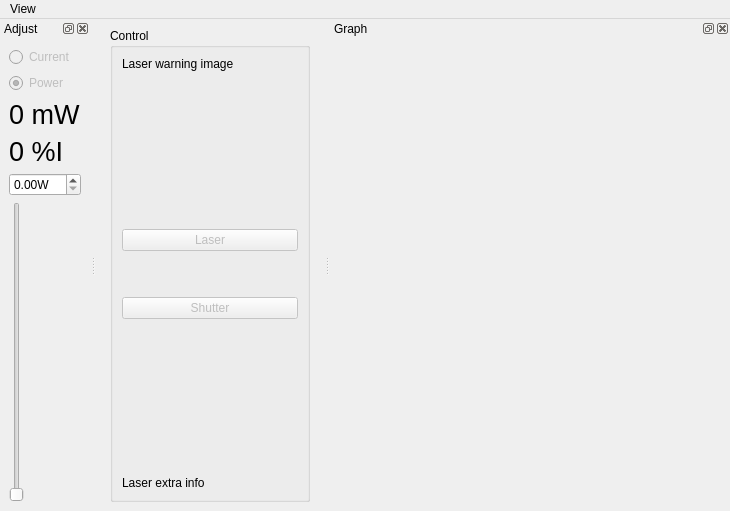
<?xml version="1.0" encoding="UTF-8"?>
<ui version="4.0">
 <class>MainWindow</class>
 <widget class="QMainWindow" name="MainWindow">
  <property name="geometry">
   <rect>
    <x>0</x>
    <y>0</y>
    <width>730</width>
    <height>511</height>
   </rect>
  </property>
  <property name="windowTitle">
   <string>Qudi: Laser</string>
  </property>
  <widget class="QWidget" name="centralwidget">
   <layout class="QGridLayout" name="gridLayout">
    <item row="0" column="0">
     <widget class="QGroupBox" name="groupBox">
      <property name="sizePolicy">
       <sizepolicy hsizetype="Fixed" vsizetype="Preferred">
        <horstretch>0</horstretch>
        <verstretch>0</verstretch>
       </sizepolicy>
      </property>
      <property name="minimumSize">
       <size>
        <width>200</width>
        <height>0</height>
       </size>
      </property>
      <property name="baseSize">
       <size>
        <width>200</width>
        <height>0</height>
       </size>
      </property>
      <property name="title">
       <string>Control</string>
      </property>
      <layout class="QVBoxLayout" name="verticalLayout">
       <item>
        <widget class="QLabel" name="warningLabel">
         <property name="text">
          <string>Laser warning image</string>
         </property>
        </widget>
       </item>
       <item>
        <spacer name="verticalSpacer">
         <property name="orientation">
          <enum>Qt::Vertical</enum>
         </property>
         <property name="sizeType">
          <enum>QSizePolicy::Expanding</enum>
         </property>
         <property name="sizeHint" stdset="0">
          <size>
           <width>20</width>
           <height>30</height>
          </size>
         </property>
        </spacer>
       </item>
       <item>
        <widget class="QPushButton" name="laserButton">
         <property name="enabled">
          <bool>false</bool>
         </property>
         <property name="sizePolicy">
          <sizepolicy hsizetype="Preferred" vsizetype="Fixed">
           <horstretch>0</horstretch>
           <verstretch>0</verstretch>
          </sizepolicy>
         </property>
         <property name="text">
          <string>Laser</string>
         </property>
         <property name="checkable">
          <bool>true</bool>
         </property>
        </widget>
       </item>
       <item>
        <spacer name="verticalSpacer_2">
         <property name="orientation">
          <enum>Qt::Vertical</enum>
         </property>
         <property name="sizeType">
          <enum>QSizePolicy::Fixed</enum>
         </property>
         <property name="sizeHint" stdset="0">
          <size>
           <width>20</width>
           <height>40</height>
          </size>
         </property>
        </spacer>
       </item>
       <item>
        <widget class="QPushButton" name="shutterButton">
         <property name="enabled">
          <bool>false</bool>
         </property>
         <property name="sizePolicy">
          <sizepolicy hsizetype="Preferred" vsizetype="Fixed">
           <horstretch>0</horstretch>
           <verstretch>0</verstretch>
          </sizepolicy>
         </property>
         <property name="text">
          <string>Shutter</string>
         </property>
         <property name="checkable">
          <bool>true</bool>
         </property>
        </widget>
       </item>
       <item>
        <spacer name="verticalSpacer_3">
         <property name="orientation">
          <enum>Qt::Vertical</enum>
         </property>
         <property name="sizeType">
          <enum>QSizePolicy::Expanding</enum>
         </property>
         <property name="sizeHint" stdset="0">
          <size>
           <width>20</width>
           <height>147</height>
          </size>
         </property>
        </spacer>
       </item>
       <item>
        <widget class="QLabel" name="extraLabel">
         <property name="baseSize">
          <size>
           <width>0</width>
           <height>0</height>
          </size>
         </property>
         <property name="text">
          <string>Laser extra info</string>
         </property>
         <property name="wordWrap">
          <bool>true</bool>
         </property>
         <property name="textInteractionFlags">
          <set>Qt::LinksAccessibleByMouse|Qt::TextSelectableByMouse</set>
         </property>
        </widget>
       </item>
      </layout>
     </widget>
    </item>
   </layout>
  </widget>
  <widget class="QMenuBar" name="menubar">
   <property name="geometry">
    <rect>
     <x>0</x>
     <y>0</y>
     <width>730</width>
     <height>18</height>
    </rect>
   </property>
   <widget class="QMenu" name="menuMenu">
    <property name="title">
     <string>View</string>
    </property>
    <addaction name="actionShow_Graph"/>
    <addaction name="actionShow_Controls"/>
    <addaction name="actionReset_View"/>
    <addaction name="actionClose"/>
   </widget>
   <addaction name="menuMenu"/>
  </widget>
  <widget class="QDockWidget" name="adjustDockWidget">
   <property name="windowTitle">
    <string>Adjust</string>
   </property>
   <attribute name="dockWidgetArea">
    <number>1</number>
   </attribute>
   <widget class="QWidget" name="dockWidgetContents_2">
    <layout class="QGridLayout" name="gridLayout_2">
     <item row="0" column="0">
      <widget class="QRadioButton" name="currentRadioButton">
       <property name="enabled">
        <bool>false</bool>
       </property>
       <property name="text">
        <string>Current</string>
       </property>
       <attribute name="buttonGroup">
        <string notr="true">controlModeButtonGroup</string>
       </attribute>
      </widget>
     </item>
     <item row="1" column="0">
      <widget class="QRadioButton" name="powerRadioButton">
       <property name="enabled">
        <bool>false</bool>
       </property>
       <property name="text">
        <string>Power</string>
       </property>
       <property name="checked">
        <bool>true</bool>
       </property>
       <attribute name="buttonGroup">
        <string notr="true">controlModeButtonGroup</string>
       </attribute>
      </widget>
     </item>
     <item row="2" column="0">
      <widget class="QLabel" name="powerLabel">
       <property name="font">
        <font>
         <pointsize>20</pointsize>
        </font>
       </property>
       <property name="text">
        <string>0 mW</string>
       </property>
      </widget>
     </item>
     <item row="3" column="0">
      <widget class="QLabel" name="currentLabel">
       <property name="font">
        <font>
         <pointsize>20</pointsize>
        </font>
       </property>
       <property name="text">
        <string>0 %I</string>
       </property>
      </widget>
     </item>
     <item row="4" column="0">
      <widget class="ScienDSpinBox" name="setValueDoubleSpinBox">
       <property name="suffix">
        <string>W</string>
       </property>
      </widget>
     </item>
     <item row="5" column="0">
      <widget class="QSlider" name="setValueVerticalSlider">
       <property name="maximum">
        <number>100</number>
       </property>
       <property name="orientation">
        <enum>Qt::Vertical</enum>
       </property>
      </widget>
     </item>
    </layout>
   </widget>
  </widget>
  <widget class="QDockWidget" name="plotDockWidget">
   <property name="sizePolicy">
    <sizepolicy hsizetype="Expanding" vsizetype="Preferred">
     <horstretch>1</horstretch>
     <verstretch>0</verstretch>
    </sizepolicy>
   </property>
   <property name="minimumSize">
    <size>
     <width>400</width>
     <height>50</height>
    </size>
   </property>
   <property name="baseSize">
    <size>
     <width>400</width>
     <height>0</height>
    </size>
   </property>
   <property name="windowTitle">
    <string>Graph</string>
   </property>
   <attribute name="dockWidgetArea">
    <number>2</number>
   </attribute>
   <widget class="QWidget" name="pwContainer">
    <property name="sizePolicy">
     <sizepolicy hsizetype="Expanding" vsizetype="Preferred">
      <horstretch>0</horstretch>
      <verstretch>0</verstretch>
     </sizepolicy>
    </property>
    <layout class="QGridLayout" name="gridLayout_3"/>
   </widget>
  </widget>
  <action name="actionClose">
   <property name="icon">
    <iconset>
     <normaloff>../../artwork/icons/oxygen/22x22/application-exit.png</normaloff>../../artwork/icons/oxygen/22x22/application-exit.png</iconset>
   </property>
   <property name="text">
    <string>Close</string>
   </property>
  </action>
  <action name="actionShow_Graph">
   <property name="checkable">
    <bool>true</bool>
   </property>
   <property name="checked">
    <bool>true</bool>
   </property>
   <property name="text">
    <string>Show Graph</string>
   </property>
  </action>
  <action name="actionShow_Controls">
   <property name="checkable">
    <bool>true</bool>
   </property>
   <property name="checked">
    <bool>true</bool>
   </property>
   <property name="text">
    <string>Show Controls</string>
   </property>
  </action>
  <action name="actionReset_View">
   <property name="text">
    <string>Reset View</string>
   </property>
  </action>
 </widget>
 <customwidgets>
  <customwidget>
   <class>ScienDSpinBox</class>
   <extends>QDoubleSpinBox</extends>
   <header>qtwidgets.scientific_spinbox.h</header>
  </customwidget>
 </customwidgets>
 <resources/>
 <connections>
  <connection>
   <sender>actionClose</sender>
   <signal>triggered()</signal>
   <receiver>MainWindow</receiver>
   <slot>close()</slot>
   <hints>
    <hint type="sourcelabel">
     <x>-1</x>
     <y>-1</y>
    </hint>
    <hint type="destinationlabel">
     <x>263</x>
     <y>299</y>
    </hint>
   </hints>
  </connection>
  <connection>
   <sender>actionShow_Graph</sender>
   <signal>toggled(bool)</signal>
   <receiver>plotDockWidget</receiver>
   <slot>setVisible(bool)</slot>
   <hints>
    <hint type="sourcelabel">
     <x>-1</x>
     <y>-1</y>
    </hint>
    <hint type="destinationlabel">
     <x>578</x>
     <y>300</y>
    </hint>
   </hints>
  </connection>
  <connection>
   <sender>actionShow_Controls</sender>
   <signal>toggled(bool)</signal>
   <receiver>adjustDockWidget</receiver>
   <slot>setVisible(bool)</slot>
   <hints>
    <hint type="sourcelabel">
     <x>-1</x>
     <y>-1</y>
    </hint>
    <hint type="destinationlabel">
     <x>51</x>
     <y>300</y>
    </hint>
   </hints>
  </connection>
 </connections>
 <buttongroups>
  <buttongroup name="controlModeButtonGroup"/>
 </buttongroups>
</ui>
